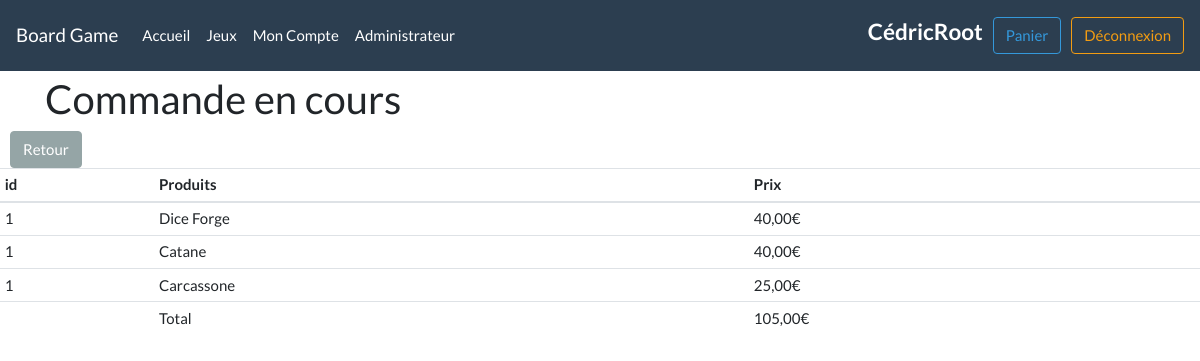
/orderInfoDetails?id=1&statutId=6 (signed in), run on the app's committed database.
### tables this page shows
CREATE TABLE orderDetails(
id INT AUTO_INCREMENT PRIMARY KEY,
orderId INT,
productId INT,
price DOUBLE (6,3),
FOREIGN KEY (orderId) REFERENCES orders (idOrder),
FOREIGN KEY (productId) REFERENCES products (id)
);

CREATE TABLE products(
id INT AUTO_INCREMENT PRIMARY KEY,
productName VARCHAR(100) NOT NULL UNIQUE,
price DOUBLE (6,3) NOT NULL,
categorieId INT,
description VARCHAR(100),
imageLink VARCHAR(200),
FOREIGN KEY (categorieId) REFERENCES categories (id)
);

### controllers/orderInfoDetails.php (called while the page is built, shortened)
<?php
require 'models/product.php';
require 'models/orderDetails.php';
$orderId = $_GET['id'];
$orderDetails = OrderDetails::getOne($orderId);
$total = 0;
foreach ($orderDetails as $info) {
  $total += $info->getPrice();
}
require 'views/orderInfoDetails.php';
?>

### models/orderDetails.php (called while the page is built, shortened)
<?php
Class OrderDetails{
  private $orderId;
  private $price;
  public static function getOne(int $id){
    $pdo = DataBase::connect();
    $response = $pdo->prepare("SELECT * FROM orderDetails WHERE orderId = :id");
    $response->execute(array(':id' => $id));
    $response->setFetchMode( PDO::FETCH_CLASS, "OrderDetails");
    $data = $response->fetchAll();
    return $data;
  }
  public function getOrderId(){
    return $this->orderId;
  }
  public function getPrice(){
    return $this->price;
  }
}
?>

### models/product.php (called while the page is built, shortened)
<?php
Class Product{
  private $productName;
  public static function getProduct(int $id){
    $pdo = DataBase::connect();
    $response = $pdo->prepare("SELECT * FROM products WHERE id = :id");
    $response->execute(array(':id' => $id));
    $response->setFetchMode( PDO::FETCH_CLASS, "Product");
    $data = $response->fetch();
    return $data;
  }
  public function getProductName(){
    return $this->productName;
  }
}
?>

### views/orderInfoDetails.php (the view, shortened to what this page needs)
<?php
require 'layout/header.php';
?>
<h2>Commande en cours</h2>
</div>
<table class="table table-sm">
  <thead>
    <tr>
      <th scope="col">id</th>
      <th scope="col">Produits</th>
      <th scope="col">Prix</th>
    </tr>
  </thead>
  <tbody>
<?php
foreach($orderDetails as $line){
  $product = Product::getProduct($line->getProductId());
  echo '<tr>';
    echo '<td>' . $line->getOrderId() . '</td>';
    echo '<td>' . $product->getProductName() . '</td>';
    echo '<td>' . number_format($line->getPrice(), 2, ',', ' ') . '€</td>';
    echo '</tr>';
}
echo '<tr>';
echo '<td></td>';
echo '<td>Total</td>';
echo '<td>' . number_format($total, 2, ',', ' ') . '€</td>';
echo '</tr>';
echo '<a href="orderInfo"><button type="button" class="btn btn-secondary">Retour</button></a>';
?>
  </tbody>
</table>
<?php
require 'layout/footer.php';
?>

### style.css (style rules this page uses)
button { margin-left: 10px; }

### data on the page
orderdetails: orderId "1", productId.productName "Dice Forge", price "40,00"
orderdetails: orderId "1", productId.productName "Catane", price "40,00"
orderdetails: orderId "1", productId.productName "Carcassone", price "25,00"

### other printed values
$_SESSION['login'] "CédricRoot"
$total "105,00"
